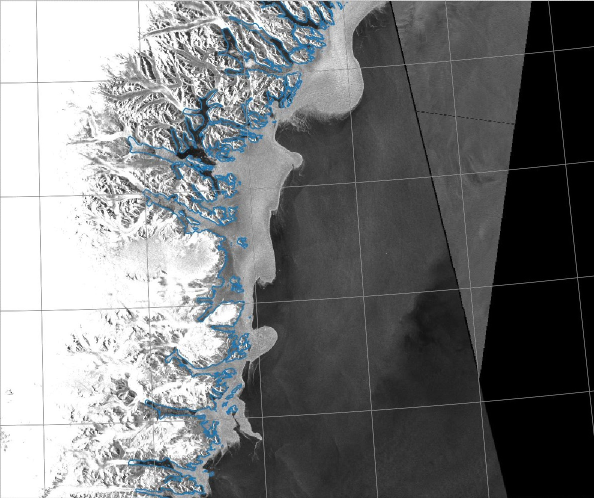
#> input picture Greenland/20170313_cut.jpg, 1188 x 996 px (shown at 1/2 size)
$ jupyter execute example_unsupervised_learning.ipynb
#> lines starting #> are read from the running program, lines starting #| are printed output that depends on the picture
# Unsupervised Learning am Beispiel des K-Means Clustering

Wenn man JPG-Bilder, zum Beispiel Satellitenbilder, mit K-Means Clustering analysierst, ist das Ziel oft, visuell ähnliche Bereiche im Bild zu identifizieren und zu gruppieren. Das kann helfen, verschiedene Landbedeckungen oder Umweltmerkmale wie Wasser, Vegetation, bebauten Bereichen oder Wüstenlandschaften zu unterscheiden. Nach der Clusteranalyse kann man die Ergebnisse nutzen, um die Verteilung und Ausdehnung bestimmter Merkmale zu untersuchen, Veränderungen im Laufe der Zeit zu analysieren oder spezifische Bereiche für detailliertere Studien auszuwählen.

[cell 1]
#import necessary libraries
from sklearn.cluster import KMeans
import numpy as np
import matplotlib.pyplot as plt
from PIL import Image

# Load the image
image = Image.open('Greenland/20170313_cut.jpg')
#> image is the input picture: PIL image 1188x996 RGB; mean R, G, B 118.8, 120.6, 121.8
# Convert image to a NumPy array
image_np = np.array(image)

# Prepare image for clustering (flatten it)
image_reshaped = image_np.reshape(-1, 3)

# Perform K-Means clustering
kmeans = KMeans(n_clusters=5, random_state=0).fit(image_reshaped)

# Retrieve the labels for each pixel
labels = kmeans.labels_

# Replace each pixel with the RGB value of the cluster's centroid
clustered_img = kmeans.cluster_centers_[labels].reshape(image_np.shape)
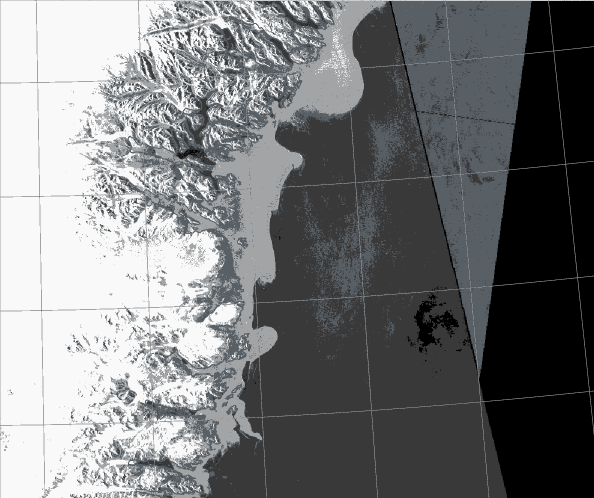
#> clustered_img: shape (996, 1188, 3) float64 (shown at 1/2 size); mean R, G, B 119.1, 120.9, 122.1

# Define colors for the clusters: Red, Blue, Green for 3 clusters + Yellow and Purple for 5 clusters
cluster_colors = [(255, 0, 0), (0, 0, 255), (0, 255, 0), (255, 255, 0), (128, 0, 128)]
clustered_img_colored = np.array([cluster_colors[label] for label in labels])

# Convert to a NumPy array and reshape
clustered_img_colored = clustered_img_colored.reshape(image_np.shape)
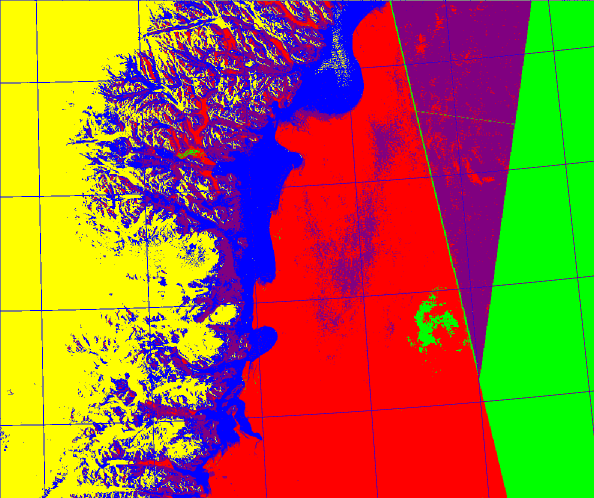
#> clustered_img_colored: shape (996, 1188, 3) int64 (shown at 1/2 size); mean R, G, B 158.6, 107.6, 56.7

# Display the clustered image with assigned colors
plt.imshow(clustered_img_colored.astype('uint8'))
plt.axis('off')
plt.show()

[cell 2]
# Load the image
new_image = Image.open('Greenland/20240313_cut.jpg')
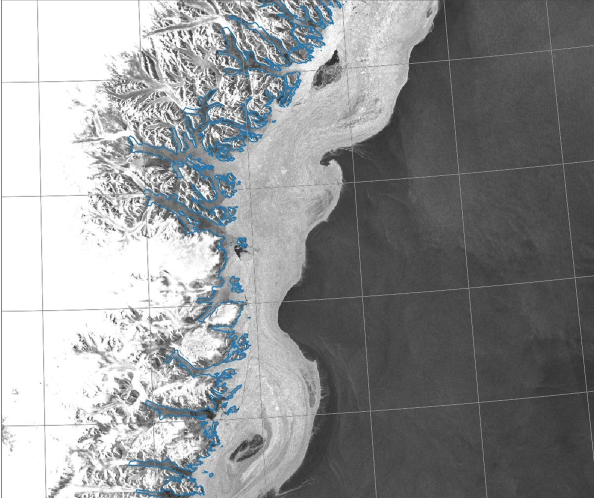
#> input picture Greenland/20240313_cut.jpg, 1188 x 996 px (shown at 1/2 size)
#> new_image is the input picture: PIL image 1188x996 RGB; mean R, G, B 145.1, 146.9, 148.1
# Scale the new image to the size of the first image
new_image_resized = new_image.resize(image.size, Image.Resampling.LANCZOS)

new_image_np = np.array(new_image)
new_image_reshaped = new_image_np.reshape(-1, 3)

# Use the previously trained model to predict the clusters for the new image
new_labels = kmeans.predict(new_image_reshaped)

# Create the clustered image for the new image
new_clustered_img = kmeans.cluster_centers_[new_labels].reshape(new_image_np.shape)
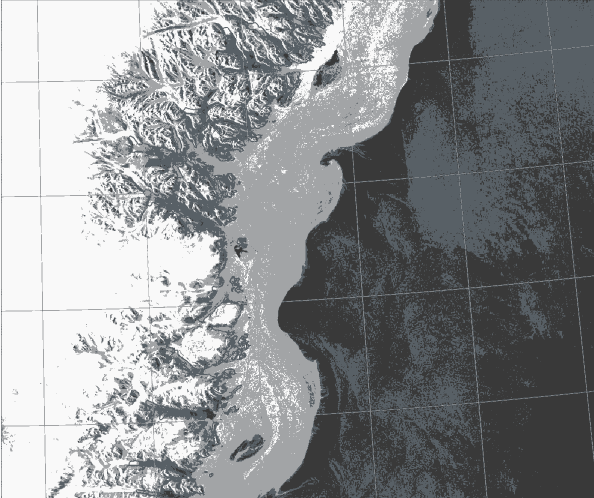
#> new_clustered_img: shape (996, 1188, 3) float64 (shown at 1/2 size); mean R, G, B 140.7, 143.2, 144.9

# Compare the clustered images to visualize the differences
difference = np.abs(new_clustered_img.astype(int) - clustered_img.astype(int))
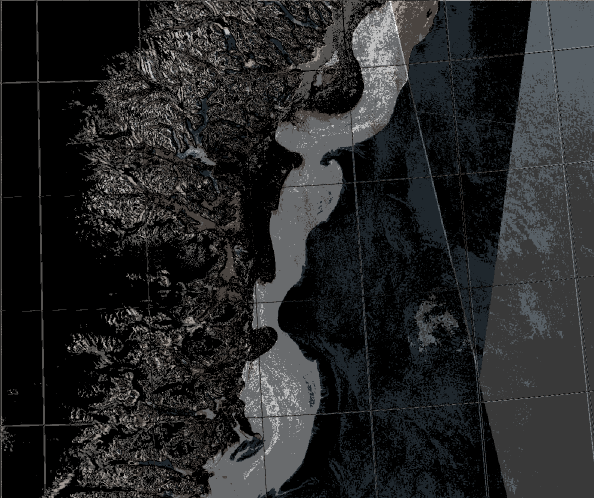
#> difference: shape (996, 1188, 3) int64 (shown at 1/2 size); mean R, G, B 37.1, 37.9, 38.6

# Display the clustered image with assigned colors
# Assign colors to the new labels
new_clustered_img_colored = np.array([cluster_colors[label] for label in new_labels])

# Reshape to fit the new image
new_clustered_img_colored = new_clustered_img_colored.reshape(new_image_np.shape)
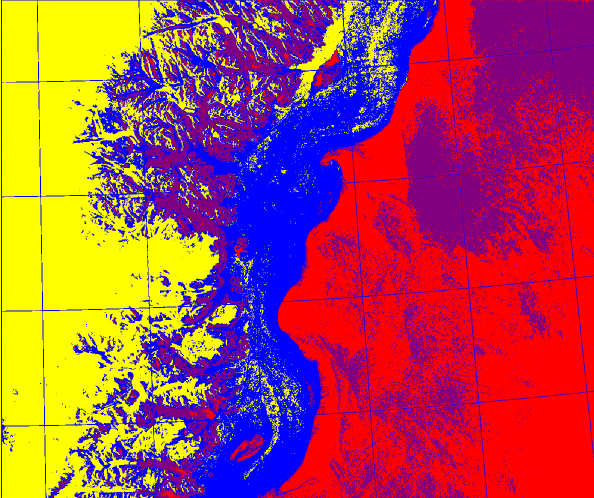
#> new_clustered_img_colored: shape (996, 1188, 3) int64 (shown at 1/2 size); mean R, G, B 171.3, 71.5, 83.9

# Display the new image with the assigned colors
plt.imshow(new_clustered_img_colored.astype('uint8'))
plt.axis('off')
plt.show()

# Visualize the difference
plt.imshow(difference)
plt.title('Changes between the images')
plt.axis('off')
plt.show()
